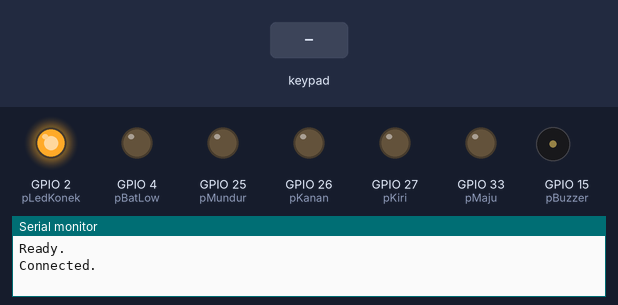
Recording of a sketch running on a simulated ESP32. On the bench: output pins drawn as LEDs (lit = HIGH), buzzer (waves = sounding, pin HIGH), the last lines printed to the serial monitor. Inputs (shaded band) come from the test bench. Nothing arrives over Bluetooth unless stated.

Above: at 1.2 s.
1.3 s: key 'D' pressed
At 1.53 s:
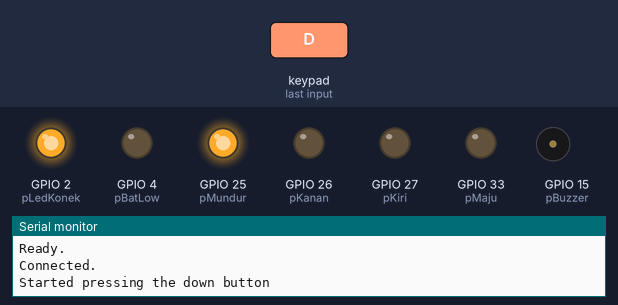
3.2 s: key 'L' pressed
At 3.43 s:
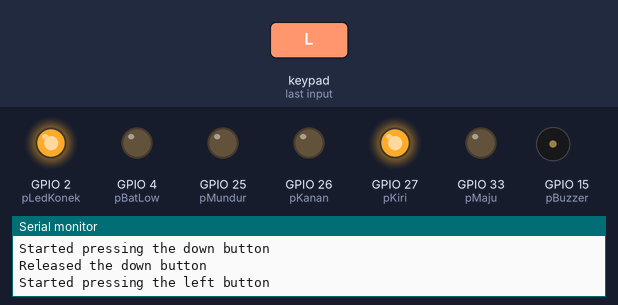
5.1 s: key 'R' pressed
At 5.33 s:
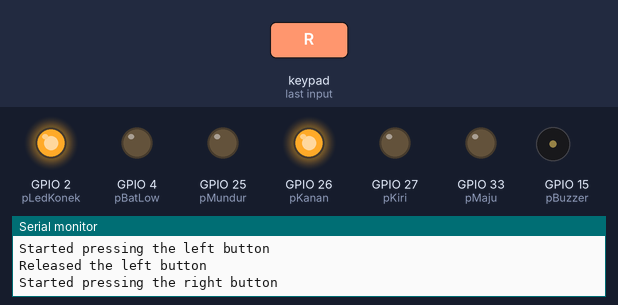
7.0 s: key 'S' pressed
At 7.3 s:
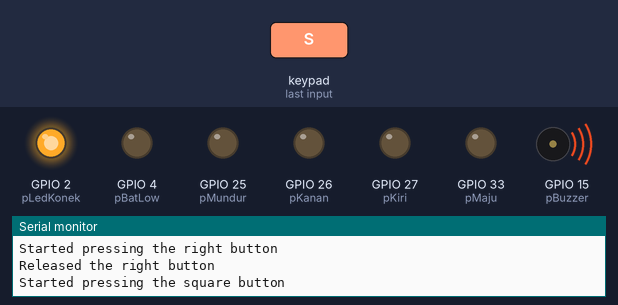
8.5 s: key 'D' pressed
At 8.73 s:
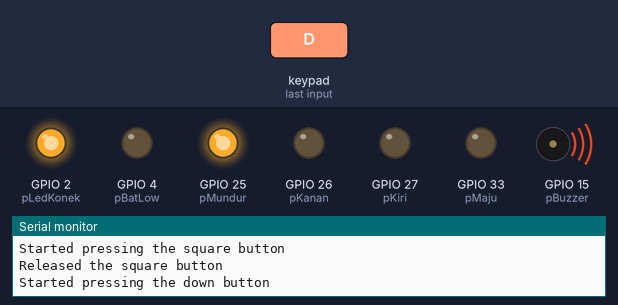
10.4 s: key 'L' pressed
At 10.63 s:
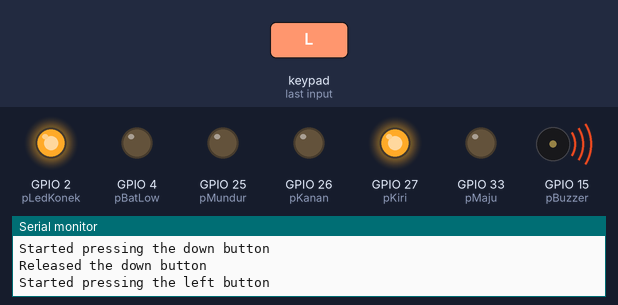
Timing chart, 0 to 13.3 s (numbered marks = the images above; inputs shaded):
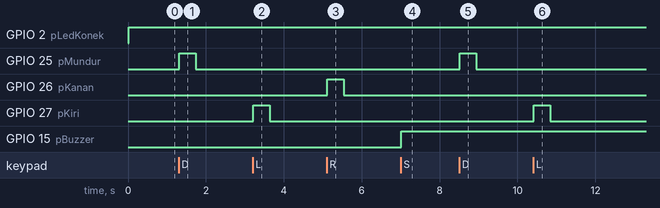

The sketch:

esp32_ps3.ino
```cpp
#define pBuzzer   15
#define pLedKonek 2
#define pBatLow  4
int flagBuzzer = 0;


#define pMaju   33
#define pMundur 25
#define pKanan  26
#define pKiri   27

int flagMaju = 0;
int flagMundur = 0;
int flagKanan = 0;
int flagKiri = 0;


#include <Ps3Controller.h>

int player = 0;
int battery = 0;

void notify()
{
  //--- Digital cross/square/triangle/circle button events ---
  if ( Ps3.event.button_down.cross )
  {
    flagMaju = 1;
    Serial.println("Started pressing the cross button");
  }
  if ( Ps3.event.button_up.cross )
  {
    flagMaju = 0;
    Serial.println("Released the cross button");
  }

  if ( Ps3.event.button_down.square )
  {
    if (flagBuzzer == 0)
      flagBuzzer = 1;
    else
      flagBuzzer = 0;
    Serial.println("Started pressing the square button");
  }
  if ( Ps3.event.button_up.square )
  {
    Serial.println("Released the square button");
  }

  //--------------- Digital D-pad button events --------------


  if ( Ps3.event.button_down.right )
  {
    flagKanan = 1;
    Serial.println("Started pressing the right button");
  }
  if ( Ps3.event.button_up.right )
  {
    flagKanan = 0;
    Serial.println("Released the right button");
  }

  if ( Ps3.event.button_down.down )
  {
    flagMundur = 1;
    Serial.println("Started pressing the down button");
  }
  if ( Ps3.event.button_up.down )
  {
    flagMundur = 0;
    Serial.println("Released the down button");
  }

  if ( Ps3.event.button_down.left )
  {
    flagKiri = 1;
    Serial.println("Started pressing the left button");
  }
  if ( Ps3.event.button_up.left )
  {
    flagKiri = 0;
    Serial.println("Released the left button");
  }


  //---------------------- Battery events ---------------------
  if ( battery != Ps3.data.status.battery ) {
    battery = Ps3.data.status.battery;
    Serial.print("The controller battery is ");
    if ( battery == ps3_status_battery_charging )      Serial.println("charging");
    else if ( battery == ps3_status_battery_full )     Serial.println("FULL");
    else if ( battery == ps3_status_battery_high )
    {
      Serial.println("HIGH");
      digitalWrite(pBatLow, HIGH);
    }
    else if ( battery == ps3_status_battery_low)
    {
      Serial.println("LOW");
      digitalWrite(pBatLow, LOW);
    }
    else if ( battery == ps3_status_battery_dying )    Serial.println("DYING");
    else if ( battery == ps3_status_battery_shutdown ) Serial.println("SHUTDOWN");
    else Serial.println("UNDEFINED");
  }


}

void onConnect() {
  Serial.println("Connected.");
  digitalWrite(pLedKonek, HIGH);
}

void setup()
{

  pinMode(pBuzzer, OUTPUT);
  pinMode(pLedKonek, OUTPUT);
  pinMode(pBatLow, OUTPUT);

  pinMode(pMaju, OUTPUT);
  pinMode(pMundur, OUTPUT);
  pinMode(pKanan, OUTPUT);
  pinMode(pKiri, OUTPUT);


  Serial.begin(115200);

  Ps3.attach(notify);
  Ps3.attachOnConnect(onConnect);
  Ps3.begin("01:02:03:04:05:06");

  Serial.println("Ready.");
}

void loop()
{
  if (!Ps3.isConnected())
  {
    digitalWrite(pLedKonek, LOW);
    return;
  }

  digitalWrite(pBuzzer, flagBuzzer);
  digitalWrite(pMaju, flagMaju);
  digitalWrite(pMundur, flagMundur);
  digitalWrite(pKanan, flagKanan);
  digitalWrite(pKiri, flagKiri);

}
```

Measured:
- after the input at 1.3 s, GPIO 25 (pMundur): LOW → HIGH at once, → LOW 0.42 s later
- after the input at 3.2 s, GPIO 27 (pKiri): LOW → HIGH at once, → LOW 0.42 s later
- after the input at 5.1 s, GPIO 26 (pKanan): LOW → HIGH at once, → LOW 0.42 s later
- after the input at 7.0 s, GPIO 15 (pBuzzer): LOW → HIGH at once
- after the input at 8.5 s, GPIO 25 (pMundur): LOW → HIGH at once, → LOW 0.42 s later
- after the input at 10.4 s, GPIO 27 (pKiri): LOW → HIGH at once, → LOW 0.42 s later
